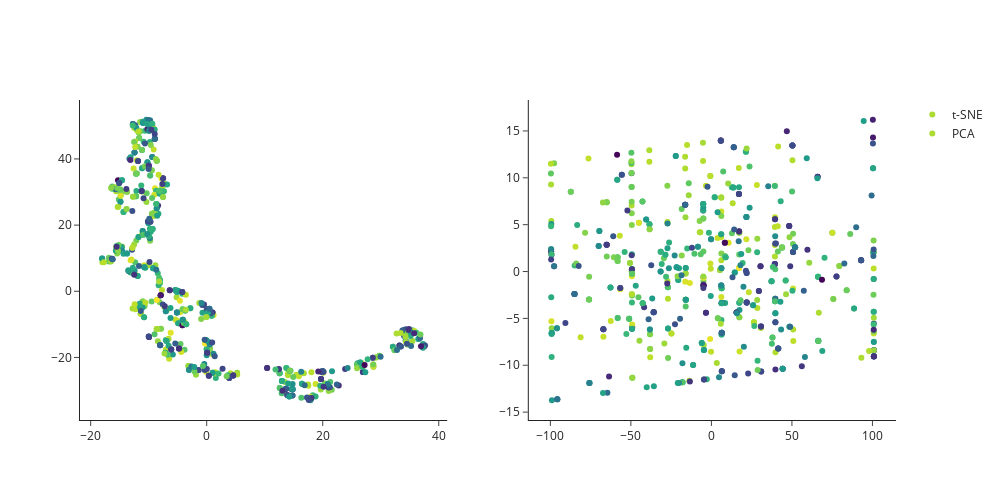

Notebook code cell kept with this figure:
### Code cell
fig = make_subplots(rows=1, cols=2)
# fig.update_layout(layout)
fig.add_scatter(
    x=parameters_tsne[:, 0], y=parameters_tsne[:, 1], marker=dict(color=scores), name="t-SNE",
    mode="markers", row=1, col=1
)
fig.add_scatter(
    x=parameters_pca[:, 0], y=parameters_pca[:, 1], marker=dict(color=scores), name="PCA",
    mode="markers", row=1, col=2
)
fig.update_layout(height=500, width=1000)

### Figure 1 — Plotly figure (JSON) as saved in the notebook; plotly's stock layout.template omitted (floating-point values rounded to 4 significant figures; data arrays with more than 128 entries replaced by an {"elided": "..."} marker saying what was removed)
{"data": [{"marker": {"color": {"elided": "601 float values"}}, "mode": "markers", "name": "t-SNE", "type": "scatter", "x": {"elided": "601 float values"}, "xaxis": "x", "y": {"elided": "601 float values"}, "yaxis": "y"}, {"marker": {"color": {"elided": "601 float values"}}, "mode": "markers", "name": "PCA", "type": "scatter", "x": {"elided": "601 float values"}, "xaxis": "x2", "y": {"elided": "601 float values"}, "yaxis": "y2"}], "layout": {"height": 500, "width": 1000, "xaxis": {"anchor": "y", "autorange": true, "domain": [0, 0.45], "range": [-21.84, 41.46], "type": "linear"}, "xaxis2": {"anchor": "y2", "autorange": true, "domain": [0.55, 1], "range": [-113.4, 114.6], "type": "linear"}, "yaxis": {"anchor": "x", "autorange": true, "domain": [0, 1], "range": [-38.9, 57.82], "type": "linear"}, "yaxis2": {"anchor": "x2", "autorange": true, "domain": [0, 1], "range": [-15.84, 18.3], "type": "linear"}}}
